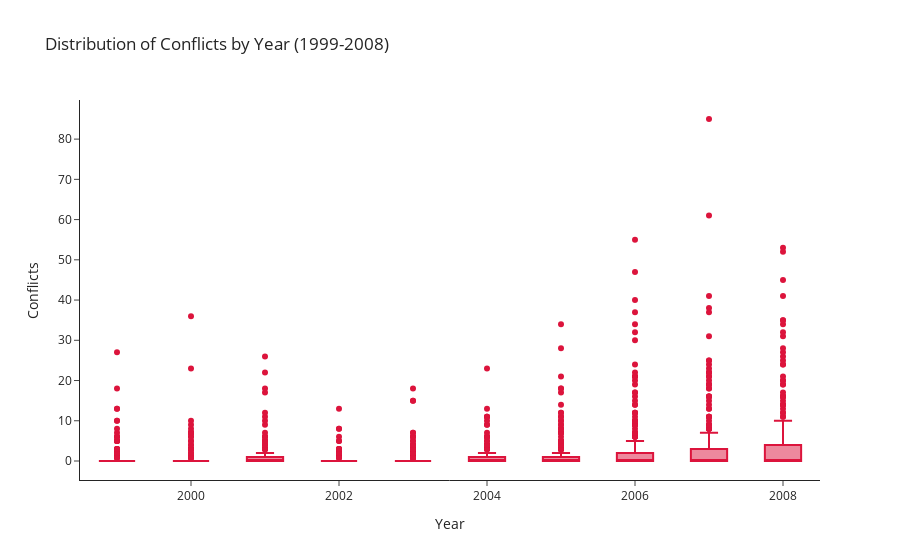
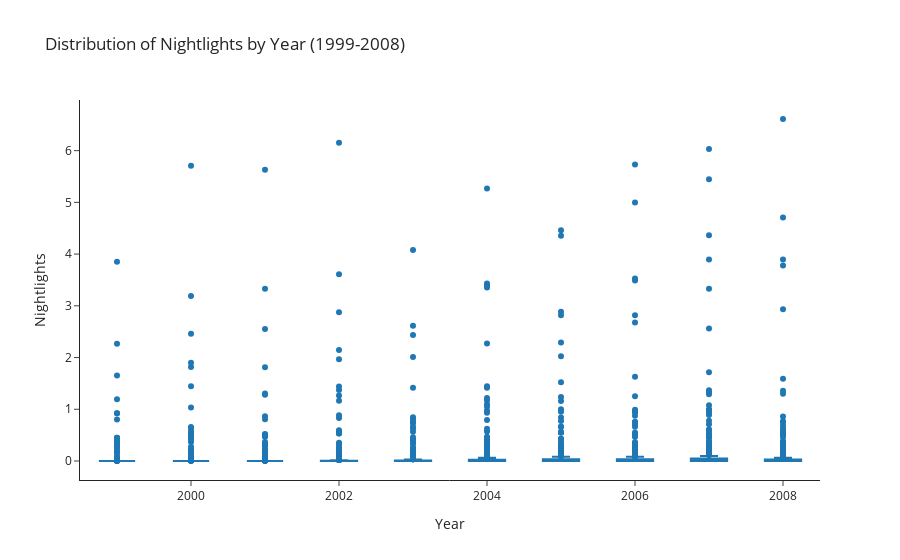
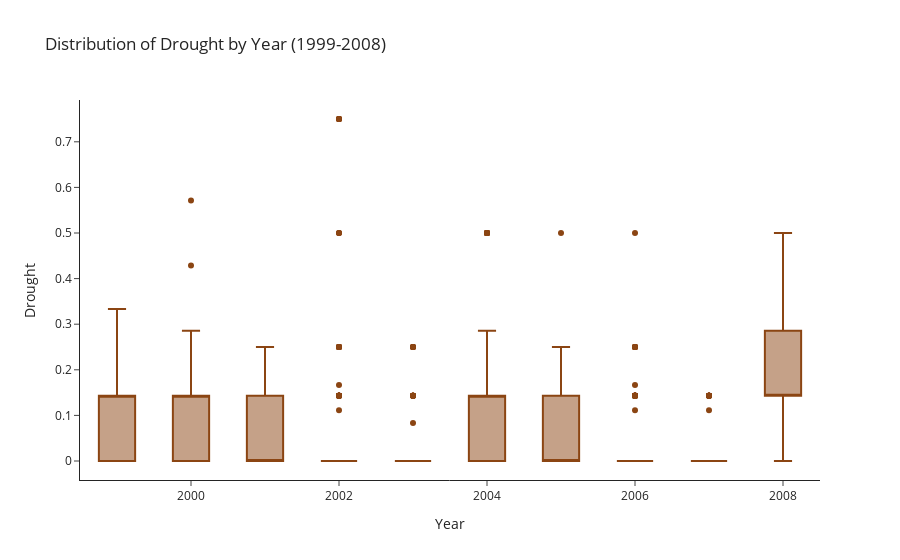

Notebook code for these charts, in order:
### Markdown cell above
- Boxplots by year

### Code cell
fig = px.box(df, x='year', y='conflicts', title='Distribution of Conflicts by Year (1999-2008)', color_discrete_sequence=['#DC143C'])
fig.update_layout(xaxis_title='Year', yaxis_title='Conflicts')
fig.show()

fig = px.box(df, x='year', y='nlights_mean', title='Distribution of Nightlights by Year (1999-2008)', color_discrete_sequence=['#1F77B4'])
fig.update_layout(xaxis_title='Year', yaxis_title='Nightlights')
fig.show()

fig = px.box(df, x='year', y='droughtcrop_speibase', title='Distribution of Drought by Year (1999-2008)', color_discrete_sequence=['#8B4513'])
fig.update_layout(xaxis_title='Year', yaxis_title='Drought')
fig.show()

### Figure 1 — Plotly figure (JSON) as saved in the notebook; plotly's stock layout.template omitted (floating-point values rounded to 4 significant figures; data arrays with more than 128 entries replaced by an {"elided": "..."} marker saying what was removed)
{"data": [{"alignmentgroup": "True", "hovertemplate": "year=%{x}<br>conflicts=%{y}<extra></extra>", "legendgroup": "", "marker": {"color": "#DC143C"}, "name": "", "notched": false, "offsetgroup": "", "orientation": "v", "showlegend": false, "type": "box", "x": {"elided": "2550 int values"}, "x0": " ", "xaxis": "x", "y": {"elided": "2550 int values"}, "y0": " ", "yaxis": "y"}], "layout": {"autosize": true, "boxmode": "group", "legend": {"tracegroupgap": 0}, "title": {"text": "Distribution of Conflicts by Year (1999-2008)"}, "xaxis": {"anchor": "y", "autorange": true, "domain": [0, 1], "range": [1998.0, 2008.0], "title": {"text": "Year"}, "type": "linear"}, "yaxis": {"anchor": "x", "autorange": true, "domain": [0, 1], "range": [-4.722, 89.72], "title": {"text": "Conflicts"}, "type": "linear"}}}

### Figure 2 — Plotly figure (JSON) as saved in the notebook; plotly's stock layout.template omitted (floating-point values rounded to 4 significant figures; data arrays with more than 128 entries replaced by an {"elided": "..."} marker saying what was removed)
{"data": [{"alignmentgroup": "True", "hovertemplate": "year=%{x}<br>nlights_mean=%{y}<extra></extra>", "legendgroup": "", "marker": {"color": "#1F77B4"}, "name": "", "notched": false, "offsetgroup": "", "orientation": "v", "showlegend": false, "type": "box", "x": {"elided": "2550 int values"}, "x0": " ", "xaxis": "x", "y": {"elided": "2550 float values"}, "y0": " ", "yaxis": "y"}], "layout": {"autosize": true, "boxmode": "group", "legend": {"tracegroupgap": 0}, "title": {"text": "Distribution of Nightlights by Year (1999-2008)"}, "xaxis": {"anchor": "y", "autorange": true, "domain": [0, 1], "range": [1998.0, 2008.0], "title": {"text": "Year"}, "type": "linear"}, "yaxis": {"anchor": "x", "autorange": true, "domain": [0, 1], "range": [-0.3673, 6.979], "title": {"text": "Nightlights"}, "type": "linear"}}}

### Figure 3 — Plotly figure (JSON) as saved in the notebook; plotly's stock layout.template omitted (floating-point values rounded to 4 significant figures; data arrays with more than 128 entries replaced by an {"elided": "..."} marker saying what was removed)
{"data": [{"alignmentgroup": "True", "hovertemplate": "year=%{x}<br>droughtcrop_speibase=%{y}<extra></extra>", "legendgroup": "", "marker": {"color": "#8B4513"}, "name": "", "notched": false, "offsetgroup": "", "orientation": "v", "showlegend": false, "type": "box", "x": {"elided": "2550 int values"}, "x0": " ", "xaxis": "x", "y": {"elided": "2550 float values"}, "y0": " ", "yaxis": "y"}], "layout": {"autosize": true, "boxmode": "group", "legend": {"tracegroupgap": 0}, "title": {"text": "Distribution of Drought by Year (1999-2008)"}, "xaxis": {"anchor": "y", "autorange": true, "domain": [0, 1], "range": [1998.0, 2008.0], "title": {"text": "Year"}, "type": "linear"}, "yaxis": {"anchor": "x", "autorange": true, "domain": [0, 1], "range": [-0.04167, 0.7917], "title": {"text": "Drought"}, "type": "linear"}}}
